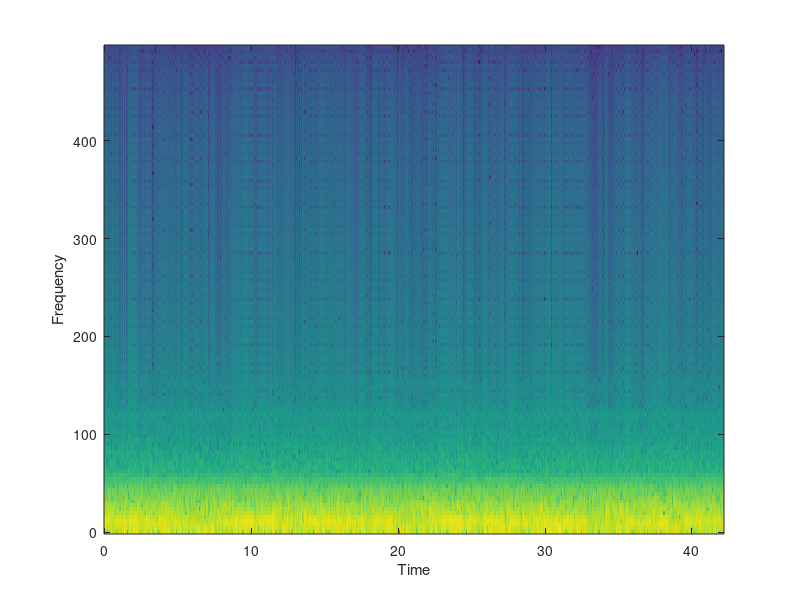
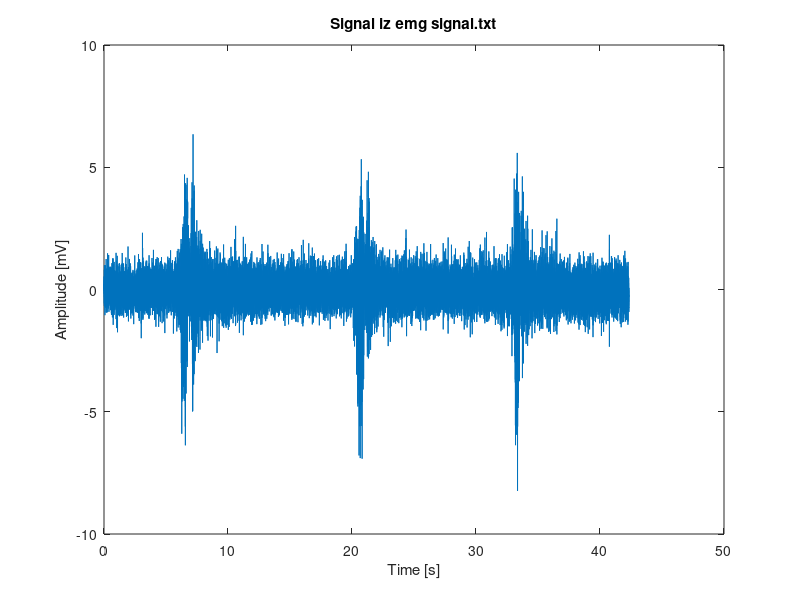
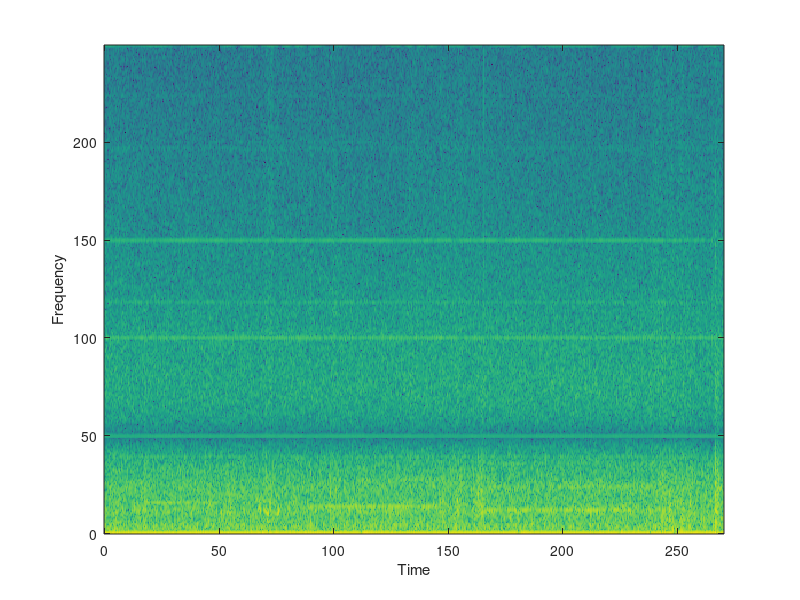

MATLAB code to generate these figures, in order:
% 1. i 2. zadatak

file = fopen('EEG_signal.txt','r');
formatSpec = '%f';
fs = 1000;
eeg = fscanf(file, formatSpec);
figure()
specgram(eeg, 256, fs, 150, 75);

% 3. zadatak
file_emg = fopen('emg_signal.txt','r');
emg = fscanf(file_emg, formatSpec);
time = (1:1:length(emg)) / 1000;
figure()
plot(time, emg);
xlabel('Time [s]')
ylabel('Amplitude [mV]')
title('Signal iz emg signal.txt')

% 4. zadatak
file_ssvep = fopen('EEG_signal_SSVEP.txt','r');
formatSpec = '%f';
fs = 500;
eeg_ssvep = fscanf(file_ssvep, formatSpec);
figure()
specgram(eeg_ssvep, 1024, fs, 500, 250);